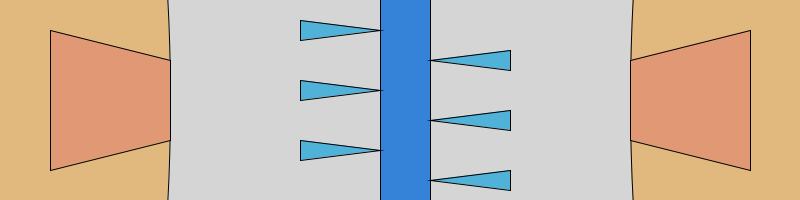
Frame 1 (no input)
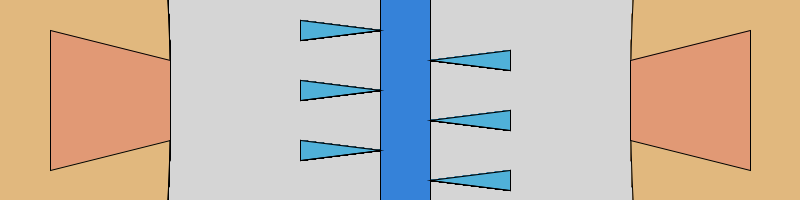
Frame 60 (the mouse pressed at the canvas centre just before this capture)
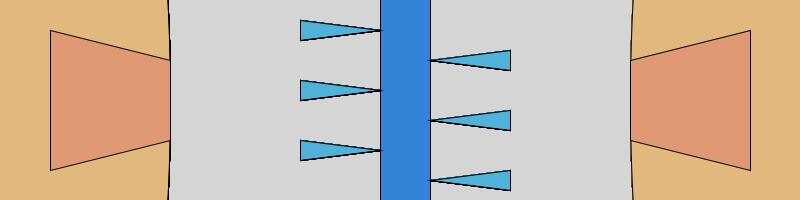
Frame 120 (the mouse held since frame 60 and released just before this capture)

The Processing sketch that drew these frames (run headless with seeded random() and noise(); from frame 60 on, the mouse is pressed at the canvas centre):

// Processing sketch: sketch_1
// ── sketch_1.pde
int bgColor = 213; 
int triPos;
int elSize;
int elPos;

void setup (){
  size(800,200);
  //background(206,213,217);
  background(bgColor); 
  triPos = 300;
  elSize = int(width*0.3);
  elPos = 50;
}

void draw (){ 
  fill(225, 184, 126);
  //ellipse(800, 100, 400, 200);
  ellipse(elPos + 700, 100, elSize, elSize*4);
  //ellipse(0, 100, 400, 200);
  ellipse(elPos, 100, elSize, elSize*4);
  
  fill(53, 130, 217);
  rect(380, -2, 50, 400);
  
  fill(80, 177, 217);
  //triangle(380, 30, 220, 40, 220, 20);
  triangle(380, 30, triPos, 40, triPos, 20);
  //triangle(430, 60, 580, 70, 580, 50);
  triangle(430, 60, triPos +210, 70, triPos +210, 50);
  //triangle(380, 90, 220, 100, 220, 80);
  triangle(380, 90, triPos, 100, triPos, 80);
  //triangle(430, 120, 580, 130, 580, 110);
  triangle(430, 120, triPos +210, 130, triPos +210, 110);
  //triangle(380, 150, 220, 160, 220, 140);
  triangle(380, 150, triPos, 160, triPos, 140);
  //triangle(430, 180, 580, 190, 580, 170);
  triangle(430, 180, triPos +210, 190, triPos +210, 170);
  
  fill(225, 153, 117);
  quad(50, 30, 170, 60, 170, 140, 50, 170); 
  quad(750, 30, 630, 60, 630, 140, 750, 170);  
}
